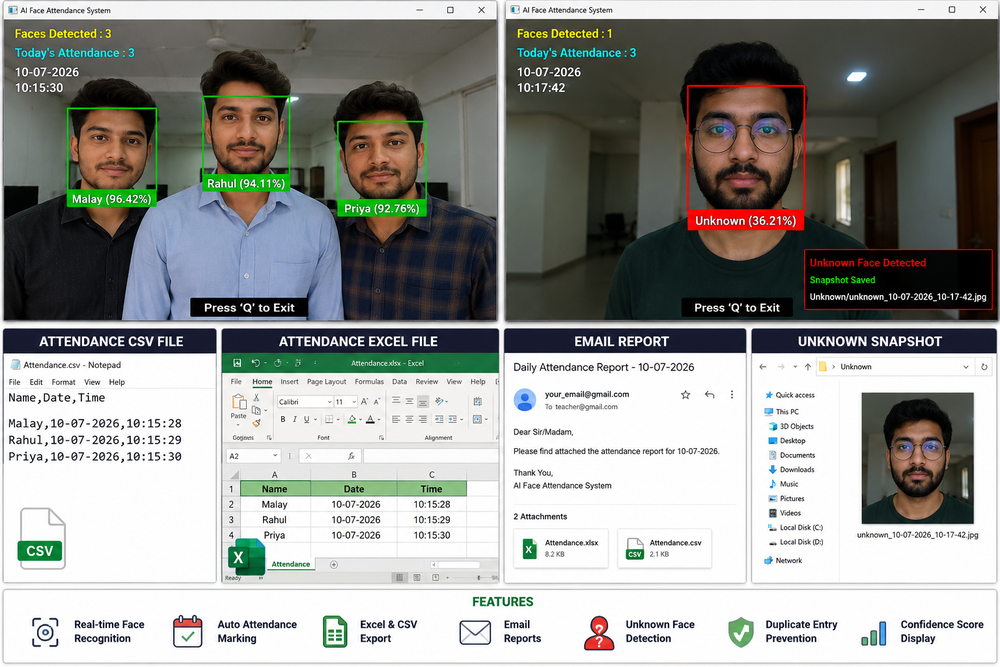
#> input picture assets/main.png, 1000 x 667 px, shrunk from 1536 x 1024 before the run
$ python -i liveness.py   (imports and definitions only)
#> lines starting #> are read from the running program, lines starting #| are printed output that depends on the picture
#> further down, picture is the input picture: shape (667, 1000, 3); mean B, G, R 147.9, 151.6, 150.4
"""
=========================================================
AI Face Attendance System
Liveness Detection Module — OpenCV Eye Cascade Blink Detection
Author : Malay Maity
=========================================================

Uses the Haar eye cascade (bundled with opencv-contrib-python) to
detect whether eyes are open or closed on each frame.

Blink logic:
  - Eyes visible   → "open" state
  - Eyes invisible (while face IS visible) → "closed" state
  - closed → open transition counts as ONE blink

This approach requires NO extra packages beyond OpenCV.
"""

import cv2
import numpy as np
import os


# OpenCV ships these cascades inside the package
_EYE_CASCADE_PATH  = os.path.join(cv2.data.haarcascades,
                                  "haarcascade_eye.xml")
_FACE_CASCADE_PATH = os.path.join(cv2.data.haarcascades,
                                  "haarcascade_frontalface_default.xml")


class LivenessDetector:
    """
    Blink-based liveness detector using OpenCV Haar cascades.

    Usage:
        detector = LivenessDetector(required_blinks=1)
        result   = detector.process_frame(frame)
        # result: {"verified": bool, "blinks": int, "ear": float, "status": str}
    """

    def __init__(self, ear_threshold=0.21, consec_frames=3, required_blinks=1):
        # ear_threshold / consec_frames kept for API compatibility but unused
        self.required_blinks = required_blinks

        self._blink_count   = 0
        self._eyes_open     = True    # last known state
        self._verified      = False
        self._available     = os.path.exists(_EYE_CASCADE_PATH)

        if self._available:
            self._eye_cascade  = cv2.CascadeClassifier(_EYE_CASCADE_PATH)
            self._face_cascade = cv2.CascadeClassifier(_FACE_CASCADE_PATH)
        else:
            print("[Liveness] Eye cascade XML not found. Liveness detection disabled.")

    @property
    def available(self):
        return self._available

    def reset(self):
        """Reset blink counter (call when a new session starts)."""
        self._blink_count = 0
        self._eyes_open   = True
        self._verified    = False

    def process_frame(self, frame):
        """
        Process a BGR frame and update liveness state.

        Returns dict:
            verified : bool   — True once enough blinks detected
            blinks   : int    — blink count so far
            ear      : float  — 1.0 if eyes open, 0.0 if closed (proxy)
            status   : str    — human-readable status string
        """
        if not self._available:
            return {
                "verified": True,
                "blinks":   0,
                "ear":      1.0,
                "status":   "Liveness N/A"
            }

        gray = cv2.cvtColor(frame, cv2.COLOR_BGR2GRAY)
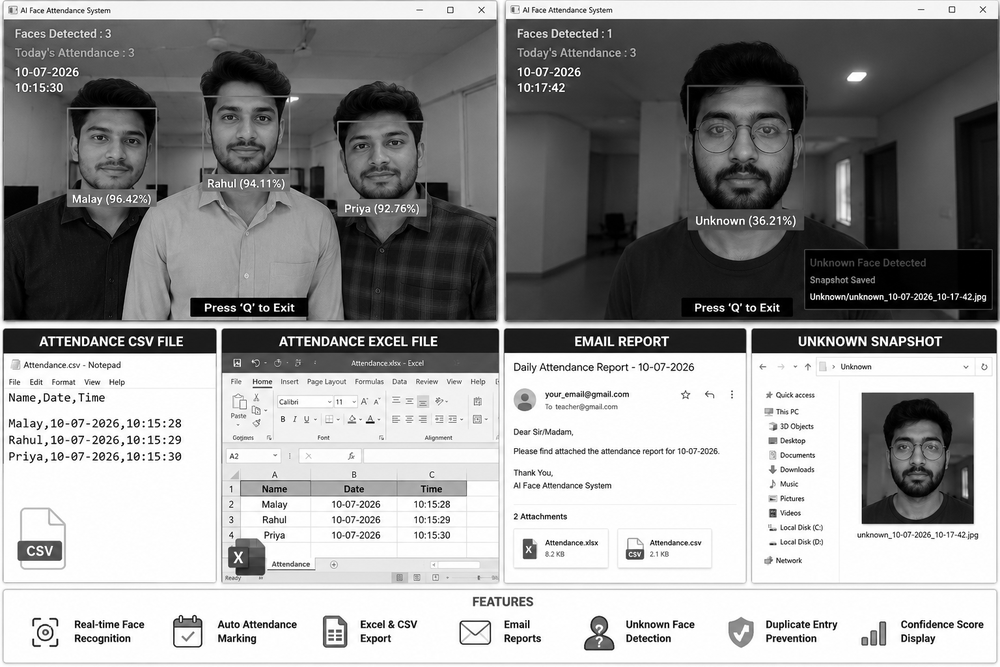
#> gray: shape (667, 1000); min 0, max 255, mean 150.8

        # Detect face first (restrict eye search to face ROI for speed + accuracy)
        faces = self._face_cascade.detectMultiScale(
            gray, scaleFactor=1.1, minNeighbors=5, minSize=(80, 80)
        )
#> faces = [[198, 79, 97, 97], [68, 102, 93, 93], [332, 107, 94, 94], [870, 406, 97, 97], [680, 77, 128, 128]]

        eyes_detected = False

        if len(faces) > 0:
            # Use the largest face
            x, y, w, h = max(faces, key=lambda r: r[2] * r[3])
#> x = 680; y = 77; w = 128; h = 128
            # Only search top half of face for eyes
            roi = gray[y: y + h // 2, x: x + w]
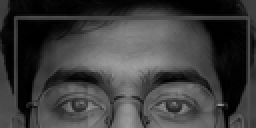
#> roi: shape (64, 128) (shown 2 times larger); min 0, max 161, mean 61.2
            eyes = self._eye_cascade.detectMultiScale(
                roi, scaleFactor=1.1, minNeighbors=5, minSize=(20, 20)
            )
#> eyes = [[25, 41, 23, 23], [75, 40, 24, 24]]
            eyes_detected = len(eyes) >= 1
#> eyes_detected = True

            # Blink = was open, now closed
            if not eyes_detected and self._eyes_open:
                pass  # start of close
            elif eyes_detected and not self._eyes_open:
                # Eyes re-opened → blink complete
                self._blink_count += 1

            self._eyes_open = eyes_detected
#> self._eyes_open = True
        else:
            # No face → can't judge
            self._eyes_open = True

        if self._blink_count >= self.required_blinks:
            self._verified = True

        ear_proxy = 1.0 if eyes_detected else 0.0
#> ear_proxy = 1

        if self._verified:
            status = f"LIVENESS: VERIFIED ({self._blink_count} blink)"
        else:
            status = f"BLINK TO VERIFY ({self._blink_count}/{self.required_blinks})"

        return {
            "verified": self._verified,
            "blinks":   self._blink_count,
            "ear":      ear_proxy,
            "status":   status
        }

    def draw_debug(self, frame, result):
        """Draw liveness status on the frame (top-left corner)."""
        color = (0, 220, 0) if result["verified"] else (0, 80, 255)
        cv2.putText(frame, result["status"], (10, 95),
                    cv2.FONT_HERSHEY_SIMPLEX, 0.55, color, 2, cv2.LINE_AA)
        eye_state = "Eyes: OPEN" if result["ear"] > 0.5 else "Eyes: CLOSED"
        cv2.putText(frame, eye_state, (10, 118),
                    cv2.FONT_HERSHEY_SIMPLEX, 0.45, (180, 180, 180), 1, cv2.LINE_AA)

>>> import cv2
>>> picture = cv2.imread('assets/main.png')
>>> result = LivenessDetector().process_frame(picture)
#> result = {'verified': False, 'blinks': 0, 'ear': 1, 'status': 'BLINK TO VERIFY (0/1)'}
